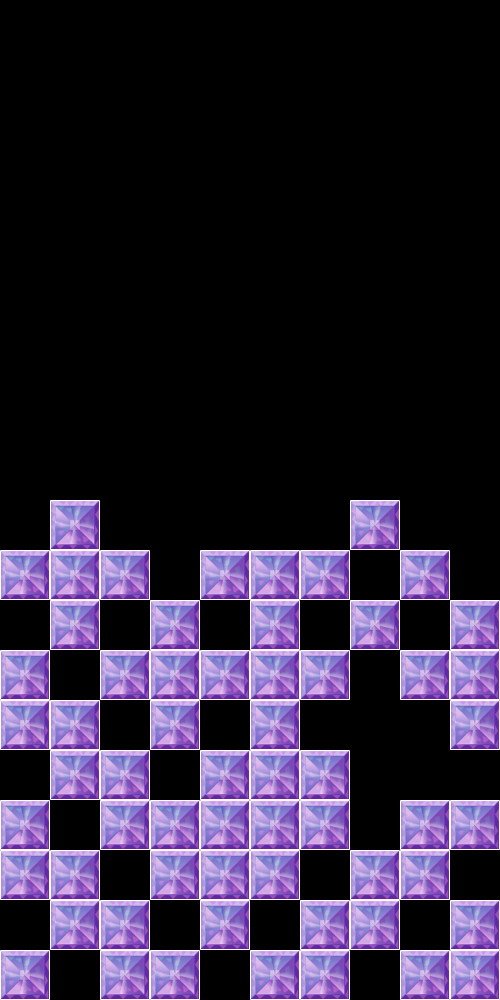

A level layout from a 2D game, rendered from its tile map. Below: a short description, then the map file with tile-grid data replaced by summaries:
An orthogonal 10x20 tile map with 50x50 px tiles, 1 tile layer (Map).

<map version="1.0" orientation="orthogonal" renderorder="right-down" width="10" height="20" tilewidth="50" tileheight="50" nextobjectid="1">
 <tileset firstgid="1" name="av7" tilewidth="50" tileheight="50" tilecount="1">
  <image source="av7.png" width="50" height="50" />
 </tileset>
 <layer name="Map" width="10" height="20">
  <data>[200 cells, 60 non-empty, 1 distinct tile ids]</data>
 </layer>
</map>
